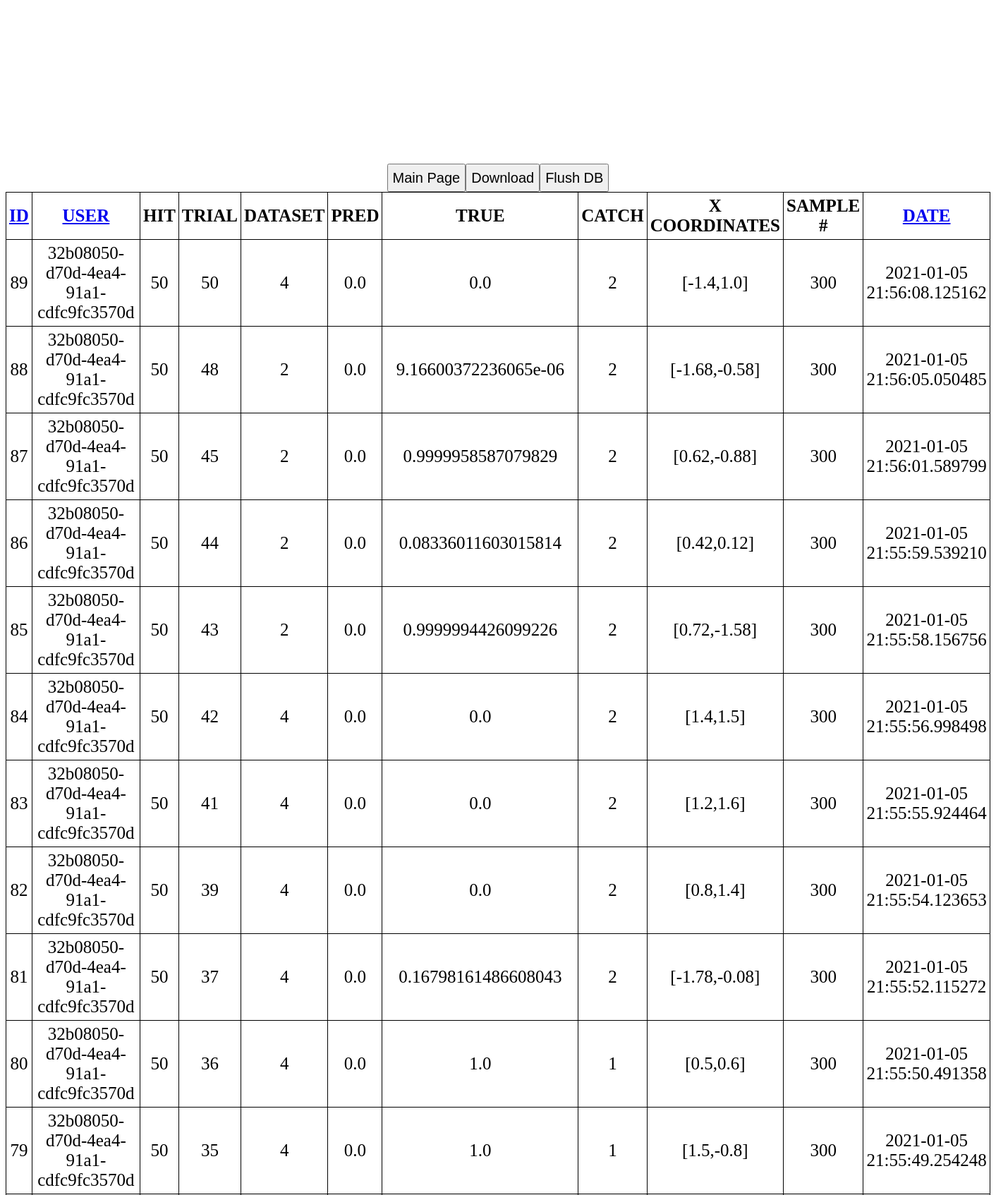
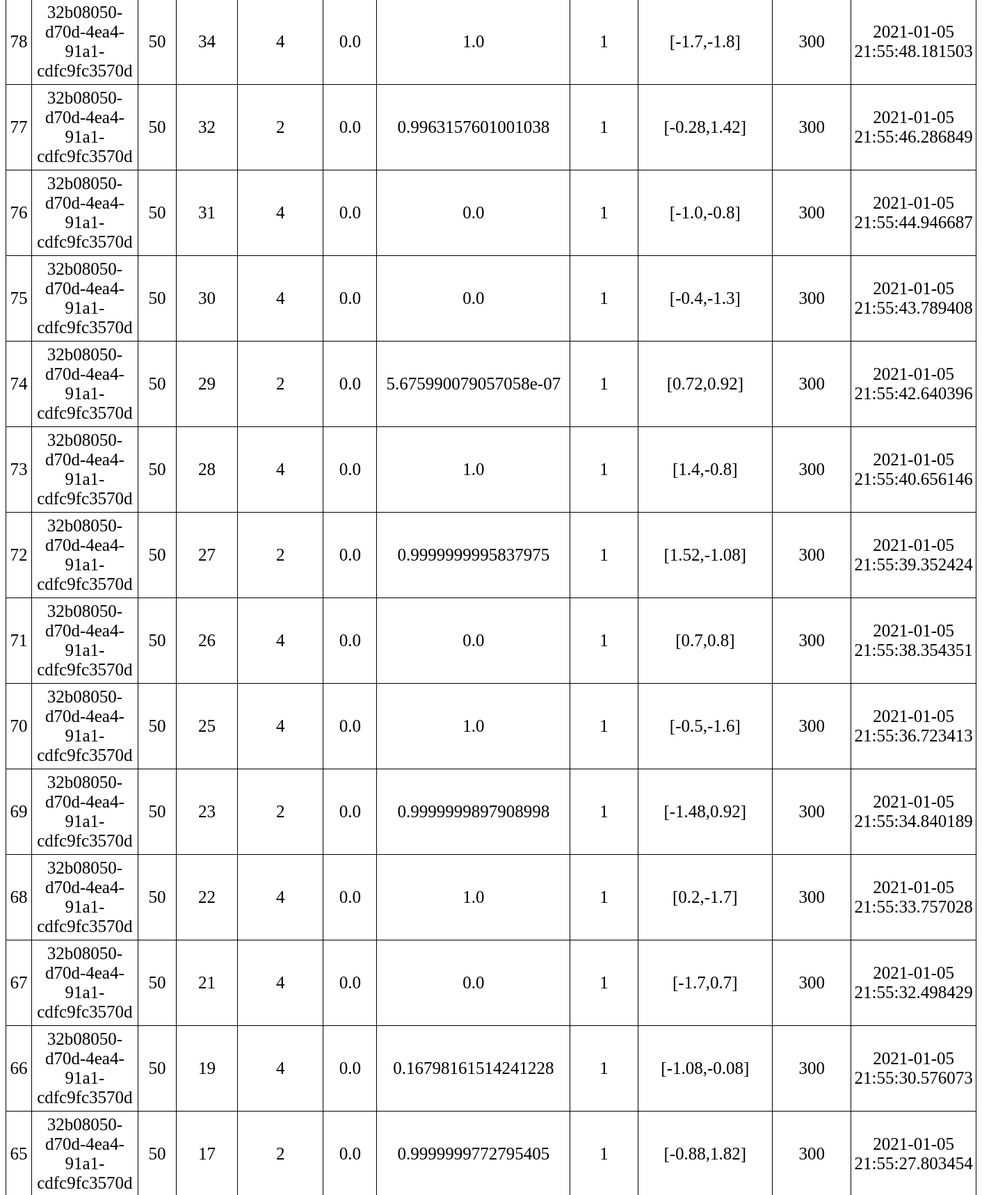
Page /readbyDate (upper part) on the committed database (2 pictures, top to bottom).
### main.py (models this page shows, shortened)
class Todo(db.Model):
    __tablename__ = 'testdb'
    id = db.Column(db.Integer, primary_key=True)
    user = db.Column(db.String(200), default=str(uuid.uuid4()))
    hit = db.Column(db.Integer, default=999)
    trial = db.Column(db.Integer, nullable=False, default=999)
    mtype = db.Column(db.Integer, nullable=False, default=999) #limit # of string
    est = db.Column(db.Float, default=999.)
    real = db.Column(db.Float, default=999.)
    score = db.Column(db.Integer, default=999.)
    date_created = db.Column(db.DateTime, default=datetime.utcnow)
    x = db.Column(db.String, default="999")
    sampleN = db.Column(db.Integer, default=999)

### main.py (the view)
@app.route('/readbyDate')
def readbyDate():
    tasks = Todo.query.order_by(Todo.date_created.desc()).all()
    return render_template('error.html', tasks=tasks[-1000:])

### main.py (called while the page is built)
@app.after_request
def add_header(response):
    response.cache_control.no_store = True
    response.cache_control.max_age = 0
    response.headers['Cache-Control'] = 'no-store, no-cache, must-revalidate, post-check=0, pre-check=0, max-age=0'
    response.headers['Pragma'] = 'no-cache'
    response.headers['Expires'] = '-1'
    return response

### templates/error.html (shortened to what this page needs)
{% extends 'base.html' %}
{% block body %}
<br><br><br><br><br><br><br><br>
<center>
<table id=report>
    <tr>
        <th><a href="{{url_for('readbyID')}}">ID</a></th>
        <th><a href="{{url_for('read')}}">USER</a></th>
        <th>HIT</th>
        <th>TRIAL</th>
        <th>DATASET</th>
        <th>PRED</th>
        <th>TRUE</th>
        <th>CATCH</th>
        <th>X COORDINATES</th>
        <th>SAMPLE #</th>
        <th><a href="{{url_for('readbyDate')}}">DATE</a></th>
    </tr>
    {% for task in tasks %}
        <tr>
            <td>{{ task.id }}</td>
            <td>{{ task.user }}</td>
            <td>{{ task.hit }}</td>
            <td>{{ task.trial }}</td>
            <td>{{ task.mtype }}</td>
            <td>{{ task.est }}</td>
            <td>{{ task.real }}</td>
            <td>{{ task.score }}</td>
            <td>{{ task.x }}</td>
            <td>{{ task.sampleN }}</td>
            <td>{{ task.date_created }}</td>
        </tr>
    {% endfor %}
<form action='/'>
    <input type="submit" value="Main Page" id="next">
</form>
<form action="/download" enctype="multipart/form-data" method="post">
    <a href="{{ url_for('downloadFile', filename='test.db') }}"><input type="submit" value="Download"></a>
</form>
<form action="/empty">
    <input type="submit" value="Flush DB">
</form>
</center>
{% endblock %}

### templates/base.html (style rules this page uses)
#report { border: 0px solid #000000; text-align: center; border-collapse: collapse; }
#report td, th { border: 1px solid #000000; padding: 5px 4px; }
input[type=submit] { height: 2em; font-size: 20px; }
body { font-size: 25px; }

### rows in the picture
Todo: id "89", user "32b08050-d70d-4ea4-91a1-cdfc9fc3570d", hit "50", trial "50", mtype "4", est "0.0", real "0.0", score "2", x "[-1.4,1.0]", sampleN "300", date_created "2021-01-05 21:56:08.125162"
Todo: id "88", user "32b08050-d70d-4ea4-91a1-cdfc9fc3570d", hit "50", trial "48", mtype "2", est "0.0", real "9.16600372236065e-06", score "2", x "[-1.68,-0.58]", sampleN "300", date_created "2021-01-05 21:56:05.050485"
Todo: id "87", user "32b08050-d70d-4ea4-91a1-cdfc9fc3570d", hit "50", trial "45", mtype "2", est "0.0", real "0.9999958587079829", score "2", x "[0.62,-0.88]", sampleN "300", date_created "2021-01-05 21:56:01.589799"
Todo: id "86", user "32b08050-d70d-4ea4-91a1-cdfc9fc3570d", hit "50", trial "44", mtype "2", est "0.0", real "0.08336011603015814", score "2", x "[0.42,0.12]", sampleN "300", date_created "2021-01-05 21:55:59.539210"
Todo: id "85", user "32b08050-d70d-4ea4-91a1-cdfc9fc3570d", hit "50", trial "43", mtype "2", est "0.0", real "0.9999994426099226", score "2", x "[0.72,-1.58]", sampleN "300", date_created "2021-01-05 21:55:58.156756"
Todo: id "84", user "32b08050-d70d-4ea4-91a1-cdfc9fc3570d", hit "50", trial "42", mtype "4", est "0.0", real "0.0", score "2", x "[1.4,1.5]", sampleN "300", date_created "2021-01-05 21:55:56.998498"
Todo: id "83", user "32b08050-d70d-4ea4-91a1-cdfc9fc3570d", hit "50", trial "41", mtype "4", est "0.0", real "0.0", score "2", x "[1.2,1.6]", sampleN "300", date_created "2021-01-05 21:55:55.924464"
Todo: id "82", user "32b08050-d70d-4ea4-91a1-cdfc9fc3570d", hit "50", trial "39", mtype "4", est "0.0", real "0.0", score "2", x "[0.8,1.4]", sampleN "300", date_created "2021-01-05 21:55:54.123653"
Todo: id "81", user "32b08050-d70d-4ea4-91a1-cdfc9fc3570d", hit "50", trial "37", mtype "4", est "0.0", real "0.16798161486608043", score "2", x "[-1.78,-0.08]", sampleN "300", date_created "2021-01-05 21:55:52.115272"
Todo: id "80", user "32b08050-d70d-4ea4-91a1-cdfc9fc3570d", hit "50", trial "36", mtype "4", est "0.0", real "1.0", score "1", x "[0.5,0.6]", sampleN "300", date_created "2021-01-05 21:55:50.491358"
Todo: id "79", user "32b08050-d70d-4ea4-91a1-cdfc9fc3570d", hit "50", trial "35", mtype "4", est "0.0", real "1.0", score "1", x "[1.5,-0.8]", sampleN "300", date_created "2021-01-05 21:55:49.254248"
Todo: id "78", user "32b08050-d70d-4ea4-91a1-cdfc9fc3570d", hit "50", trial "34", mtype "4", est "0.0", real "1.0", score "1", x "[-1.7,-1.8]", sampleN "300", date_created "2021-01-05 21:55:48.181503"
Todo: id "77", user "32b08050-d70d-4ea4-91a1-cdfc9fc3570d", hit "50", trial "32", mtype "2", est "0.0", real "0.9963157601001038", score "1", x "[-0.28,1.42]", sampleN "300", date_created "2021-01-05 21:55:46.286849"
Todo: id "76", user "32b08050-d70d-4ea4-91a1-cdfc9fc3570d", hit "50", trial "31", mtype "4", est "0.0", real "0.0", score "1", x "[-1.0,-0.8]", sampleN "300", date_created "2021-01-05 21:55:44.946687"
Todo: id "75", user "32b08050-d70d-4ea4-91a1-cdfc9fc3570d", hit "50", trial "30", mtype "4", est "0.0", real "0.0", score "1", x "[-0.4,-1.3]", sampleN "300", date_created "2021-01-05 21:55:43.789408"
Todo: id "74", user "32b08050-d70d-4ea4-91a1-cdfc9fc3570d", hit "50", trial "29", mtype "2", est "0.0", real "5.675990079057058e-07", score "1", x "[0.72,0.92]", sampleN "300", date_created "2021-01-05 21:55:42.640396"
Todo: id "73", user "32b08050-d70d-4ea4-91a1-cdfc9fc3570d", hit "50", trial "28", mtype "4", est "0.0", real "1.0", score "1", x "[1.4,-0.8]", sampleN "300", date_created "2021-01-05 21:55:40.656146"
Todo: id "72", user "32b08050-d70d-4ea4-91a1-cdfc9fc3570d", hit "50", trial "27", mtype "2", est "0.0", real "0.9999999995837975", score "1", x "[1.52,-1.08]", sampleN "300", date_created "2021-01-05 21:55:39.352424"
Todo: id "71", user "32b08050-d70d-4ea4-91a1-cdfc9fc3570d", hit "50", trial "26", mtype "4", est "0.0", real "0.0", score "1", x "[0.7,0.8]", sampleN "300", date_created "2021-01-05 21:55:38.354351"
Todo: id "70", user "32b08050-d70d-4ea4-91a1-cdfc9fc3570d", hit "50", trial "25", mtype "4", est "0.0", real "1.0", score "1", x "[-0.5,-1.6]", sampleN "300", date_created "2021-01-05 21:55:36.723413"
Todo: id "69", user "32b08050-d70d-4ea4-91a1-cdfc9fc3570d", hit "50", trial "23", mtype "2", est "0.0", real "0.9999999897908998", score "1", x "[-1.48,0.92]", sampleN "300", date_created "2021-01-05 21:55:34.840189"
Todo: id "68", user "32b08050-d70d-4ea4-91a1-cdfc9fc3570d", hit "50", trial "22", mtype "4", est "0.0", real "1.0", score "1", x "[0.2,-1.7]", sampleN "300", date_created "2021-01-05 21:55:33.757028"
Todo: id "67", user "32b08050-d70d-4ea4-91a1-cdfc9fc3570d", hit "50", trial "21", mtype "4", est "0.0", real "0.0", score "1", x "[-1.7,0.7]", sampleN "300", date_created "2021-01-05 21:55:32.498429"
Todo: id "66", user "32b08050-d70d-4ea4-91a1-cdfc9fc3570d", hit "50", trial "19", mtype "4", est "0.0", real "0.16798161514241228", score "1", x "[-1.08,-0.08]", sampleN "300", date_created "2021-01-05 21:55:30.576073"
Todo: id "65", user "32b08050-d70d-4ea4-91a1-cdfc9fc3570d", hit "50", trial "17", mtype "2", est "0.0", real "0.9999999772795405", score "1", x "[-0.88,1.82]", sampleN "300", date_created "2021-01-05 21:55:27.803454"
